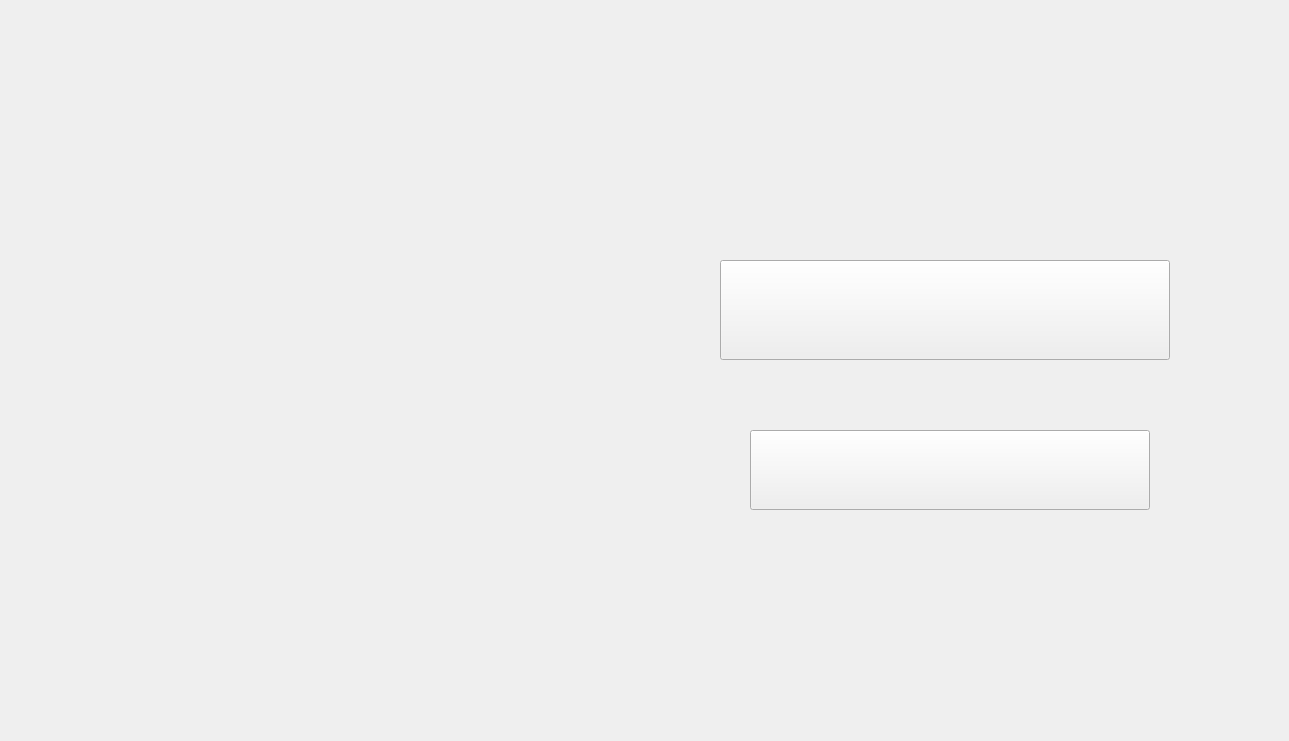
    <widget class="QWidget" name="result_great_widget">
     <widget class="QLabel" name="great">
      <property name="geometry">
       <rect>
        <x>140</x>
        <y>60</y>
        <width>500</width>
        <height>600</height>
       </rect>
      </property>
      <property name="styleSheet">
       <string notr="true">background-image : url(C:/image/great.png)</string>
      </property>
      <property name="text">
       <string/>
      </property>
     </widget>
     <widget class="QPushButton" name="return_main">
      <property name="geometry">
       <rect>
        <x>720</x>
        <y>260</y>
        <width>450</width>
        <height>100</height>
       </rect>
      </property>
      <property name="styleSheet">
       <string notr="true">background-image : url(C:/image/mainButtonBasic.png)</string>
      </property>
      <property name="text">
       <string/>
      </property>
     </widget>
     <widget class="QPushButton" name="quit_button_2">
      <property name="geometry">
       <rect>
        <x>750</x>
        <y>430</y>
        <width>400</width>
        <height>80</height>
       </rect>
      </property>
      <property name="styleSheet">
       <string notr="true">background-image : url(C:/image/quitButtonBasic.png)</string>
      </property>
      <property name="text">
       <string/>
      </property>
     </widget>
     <widget class="QLabel" name="camera_4">
      <property name="geometry">
       <rect>
        <x>0</x>
        <y>12</y>
        <width>1280</width>
        <height>720</height>
       </rect>
      </property>
      <property name="text">
       <string/>
      </property>
     </widget>
     <zorder>camera_4</zorder>
     <zorder>return_main</zorder>
     <zorder>quit_button_2</zorder>
     <zorder>great</zorder>
    </widget>
